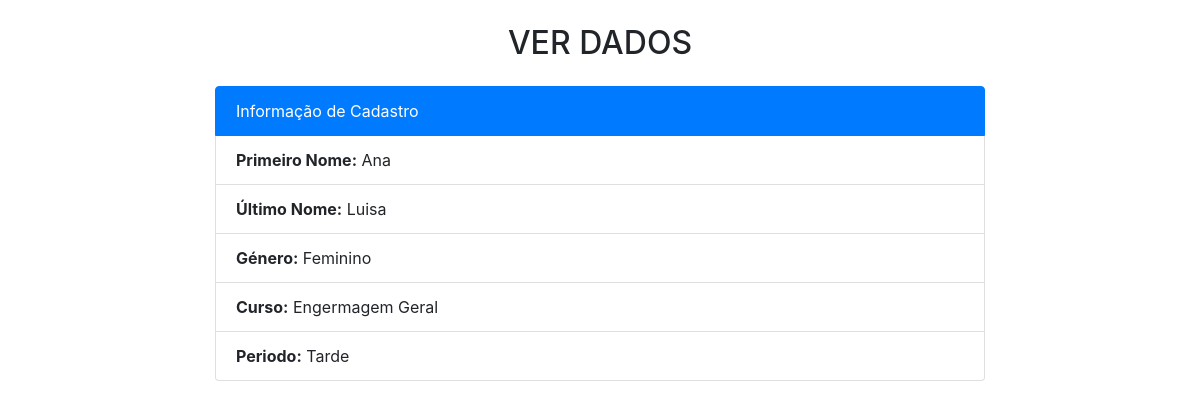
The page /ver.php?inscrito=76 on the database its author committed.
### tables this page shows
CREATE TABLE `inscricao` (
  `id` int(15) NOT NULL,
  `primeiro_nome` varchar(100) NOT NULL,
  `ultimo_nome` varchar(100) NOT NULL,
  `genero` varchar(100) NOT NULL,
  `curso` varchar(100) NOT NULL,
  `periodo` varchar(100) DEFAULT NULL
);

### config/Database.php (called while the page is built, shortened)
<?php
class Conexao{
	public $pdo;
	public function __construct(){
			try{
				$pdo= new PDO("mysql:dbname=crud-pdo;host=localhost", "root", "");
				$this->pdo = $pdo;
			}catch(PDOException $e){
				 echo "Falha na Conexão";
            }
        }
		public function selecionarInscritoPorId($id){
			$selecaoPorId = "SELECT * FROM inscricao WHERE id = :id";
			$consulta = $this->pdo->prepare($selecaoPorId);
			$consulta->bindValue(":id", $id);
			$consulta->execute();
			if ($consulta->rowCount() > 0) {
				return $consulta->fetch(PDO::FETCH_ASSOC);
			}
		}
	}
$convite = new Conexao();
?>

### ver.php (the view, shortened to what this page needs)
<?php
include_once("config/Database.php");
$inscrito=filter_input(INPUT_GET,'inscrito',FILTER_SANITIZE_SPECIAL_CHARS);
if (isset($inscrito) && !empty($inscrito)) {
    $bucaInscrito = $convite->selecionarInscritoPorId($inscrito);
    include_once("request/menu.php");
?>
<h2 class="text-center mt-4">VER DADOS</h2>
<div class="col-8 m-auto">
<ul class="list-group mt-4">
  <li class="list-group-item active">Informação de Cadastro</li>
  <li class="list-group-item"><strong>Primeiro Nome:</strong> <?php echo $bucaInscrito['primeiro_nome'];?></li>
  <li class="list-group-item"><strong>Último Nome:</strong> <?php echo $bucaInscrito['ultimo_nome'];?></li>
  <li class="list-group-item"><strong>Género:</strong> <?php echo $bucaInscrito['genero'];?></li>
  <li class="list-group-item"><strong>Curso:</strong> <?php echo $bucaInscrito['curso'];?></li>
  <li class="list-group-item"><strong>Periodo:</strong> <?php echo $bucaInscrito['periodo'];?></li>
</ul>
</div>
</body>
</html>
<?php
}else{
    echo '<script>window.location="../index.php"</script>';
}
?>

### rows shown on the page
inscricao: primeiro_nome "Ana", ultimo_nome "Luisa", genero "Feminino", curso "Engermagem Geral", periodo "Tarde"
